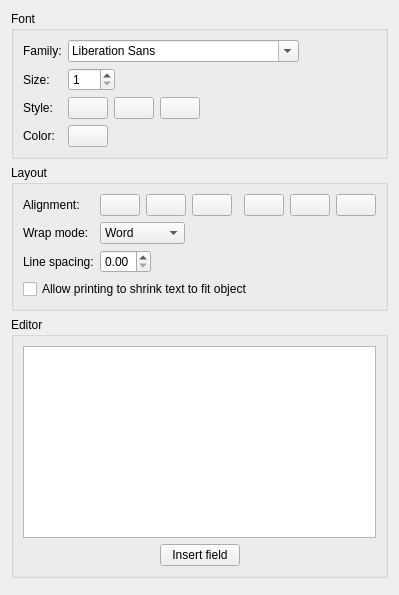
     <widget class="QWidget" name="textPage">
      <attribute name="title">
       <string>Text</string>
      </attribute>
      <layout class="QGridLayout" name="gridLayout_15">
       <item row="1" column="0">
        <widget class="QGroupBox" name="groupBox_2">
         <property name="title">
          <string>Layout</string>
         </property>
         <layout class="QFormLayout" name="formLayout_2">
          <item row="0" column="0">
           <widget class="QLabel" name="label_7">
            <property name="text">
             <string>Alignment:</string>
            </property>
           </widget>
          </item>
          <item row="0" column="1">
           <layout class="QHBoxLayout" name="horizontalLayout_16">
            <property name="spacing">
             <number>6</number>
            </property>
            <item>
             <layout class="QHBoxLayout" name="horizontalLayout_2">
              <property name="rightMargin">
               <number>3</number>
              </property>
              <item>
               <widget class="QPushButton" name="textHAlignLeftToggle">
                <property name="text">
                 <string/>
                </property>
                <property name="icon">
                 <iconset theme="glabels-align-text-left">
                  <normaloff>.</normaloff>.</iconset>
                </property>
                <property name="iconSize">
                 <size>
                  <width>22</width>
                  <height>22</height>
                 </size>
                </property>
                <property name="checkable">
                 <bool>true</bool>
                </property>
                <property name="autoExclusive">
                 <bool>true</bool>
                </property>
                <property name="flat">
                 <bool>false</bool>
                </property>
               </widget>
              </item>
              <item>
               <widget class="QPushButton" name="textHAlignCenterToggle">
                <property name="text">
                 <string/>
                </property>
                <property name="icon">
                 <iconset theme="glabels-align-text-center">
                  <normaloff>.</normaloff>.</iconset>
                </property>
                <property name="iconSize">
                 <size>
                  <width>22</width>
                  <height>22</height>
                 </size>
                </property>
                <property name="checkable">
                 <bool>true</bool>
                </property>
                <property name="autoExclusive">
                 <bool>true</bool>
                </property>
               </widget>
              </item>
              <item>
               <widget class="QPushButton" name="textHAlignRightToggle">
                <property name="text">
                 <string/>
                </property>
                <property name="icon">
                 <iconset theme="glabels-align-text-right">
                  <normaloff>.</normaloff>.</iconset>
                </property>
                <property name="iconSize">
                 <size>
                  <width>22</width>
                  <height>22</height>
                 </size>
                </property>
                <property name="checkable">
                 <bool>true</bool>
                </property>
                <property name="autoExclusive">
                 <bool>true</bool>
                </property>
               </widget>
              </item>
             </layout>
            </item>
            <item>
             <layout class="QHBoxLayout" name="horizontalLayout_3">
              <property name="leftMargin">
               <number>3</number>
              </property>
              <item>
               <widget class="QPushButton" name="textVAlignTopToggle">
                <property name="text">
                 <string/>
                </property>
                <property name="icon">
                 <iconset theme="glabels-valign-text-top">
                  <normaloff>.</normaloff>.</iconset>
                </property>
                <property name="iconSize">
                 <size>
                  <width>22</width>
                  <height>22</height>
                 </size>
                </property>
                <property name="checkable">
                 <bool>true</bool>
                </property>
                <property name="autoExclusive">
                 <bool>true</bool>
                </property>
                <property name="flat">
                 <bool>false</bool>
                </property>
               </widget>
              </item>
              <item>
               <widget class="QPushButton" name="textVAlignMiddleToggle">
                <property name="text">
                 <string/>
                </property>
                <property name="icon">
                 <iconset theme="glabels-valign-text-middle">
                  <normaloff>.</normaloff>.</iconset>
                </property>
                <property name="iconSize">
                 <size>
                  <width>22</width>
                  <height>22</height>
                 </size>
                </property>
                <property name="checkable">
                 <bool>true</bool>
                </property>
                <property name="autoExclusive">
                 <bool>true</bool>
                </property>
               </widget>
              </item>
              <item>
               <widget class="QPushButton" name="textVAlignBottomToggle">
                <property name="text">
                 <string/>
                </property>
                <property name="icon">
                 <iconset theme="glabels-valign-text-bottom">
                  <normaloff>.</normaloff>.</iconset>
                </property>
                <property name="iconSize">
                 <size>
                  <width>22</width>
                  <height>22</height>
                 </size>
                </property>
                <property name="checkable">
                 <bool>true</bool>
                </property>
                <property name="autoExclusive">
                 <bool>true</bool>
                </property>
               </widget>
              </item>
             </layout>
            </item>
           </layout>
          </item>
          <item row="2" column="0">
           <widget class="QLabel" name="label_9">
            <property name="text">
             <string>Line spacing:</string>
            </property>
           </widget>
          </item>
          <item row="2" column="1">
           <layout class="QHBoxLayout" name="horizontalLayout_19">
            <item>
             <widget class="QDoubleSpinBox" name="textLineSpacingSpin">
              <property name="maximum">
               <double>3.000000000000000</double>
              </property>
              <property name="singleStep">
               <double>0.010000000000000</double>
              </property>
             </widget>
            </item>
            <item>
             <spacer name="horizontalSpacer_16">
              <property name="orientation">
               <enum>Qt::Horizontal</enum>
              </property>
              <property name="sizeHint" stdset="0">
               <size>
                <width>40</width>
                <height>20</height>
               </size>
              </property>
             </spacer>
            </item>
           </layout>
          </item>
          <item row="1" column="0">
           <widget class="QLabel" name="label_2">
            <property name="text">
             <string>Wrap mode:</string>
            </property>
           </widget>
          </item>
          <item row="1" column="1">
           <layout class="QHBoxLayout" name="horizontalLayout_25">
            <item>
             <widget class="QComboBox" name="textWrapModeCombo">
              <item>
               <property name="text">
                <string>Word</string>
               </property>
              </item>
              <item>
               <property name="text">
                <string>Anywhere</string>
               </property>
              </item>
              <item>
               <property name="text">
                <string>None</string>
               </property>
              </item>
             </widget>
            </item>
            <item>
             <spacer name="horizontalSpacer_5">
              <property name="orientation">
               <enum>Qt::Horizontal</enum>
              </property>
              <property name="sizeHint" stdset="0">
               <size>
                <width>40</width>
                <height>20</height>
               </size>
              </property>
             </spacer>
            </item>
           </layout>
          </item>
          <item row="3" column="0" colspan="2">
           <widget class="QCheckBox" name="textAutoShrinkCheck">
            <property name="text">
             <string>Allow printing to shrink text to fit object</string>
            </property>
           </widget>
          </item>
         </layout>
        </widget>
       </item>
       <item row="0" column="0">
        <widget class="QGroupBox" name="groupBox">
         <property name="title">
          <string>Font</string>
         </property>
         <property name="flat">
          <bool>false</bool>
         </property>
         <layout class="QGridLayout" name="gridLayout">
          <item row="0" column="0">
           <layout class="QFormLayout" name="formLayout">
            <property name="fieldGrowthPolicy">
             <enum>QFormLayout::AllNonFixedFieldsGrow</enum>
            </property>
            <item row="0" column="0">
             <widget class="QLabel" name="label_3">
              <property name="text">
               <string>Family:</string>
              </property>
             </widget>
            </item>
            <item row="0" column="1">
             <widget class="glabels::FontPicker" name="textFontFamilyCombo"/>
            </item>
            <item row="1" column="0">
             <widget class="QLabel" name="label_4">
              <property name="text">
               <string>Size:</string>
              </property>
             </widget>
            </item>
            <item row="3" column="0">
             <widget class="QLabel" name="label_5">
              <property name="text">
               <string>Style:</string>
              </property>
             </widget>
            </item>
            <item row="3" column="1">
             <layout class="QHBoxLayout" name="horizontalLayout">
              <item>
               <widget class="QPushButton" name="textFontBoldToggle">
                <property name="text">
                 <string/>
                </property>
                <property name="icon">
                 <iconset theme="glabels-format-text-bold">
                  <normaloff>.</normaloff>.</iconset>
                </property>
                <property name="iconSize">
                 <size>
                  <width>22</width>
                  <height>22</height>
                 </size>
                </property>
                <property name="checkable">
                 <bool>true</bool>
                </property>
                <property name="flat">
                 <bool>false</bool>
                </property>
               </widget>
              </item>
              <item>
               <widget class="QPushButton" name="textFontItalicToggle">
                <property name="text">
                 <string/>
                </property>
                <property name="icon">
                 <iconset theme="glabels-format-text-italic">
                  <normaloff>.</normaloff>.</iconset>
                </property>
                <property name="iconSize">
                 <size>
                  <width>22</width>
                  <height>22</height>
                 </size>
                </property>
                <property name="checkable">
                 <bool>true</bool>
                </property>
               </widget>
              </item>
              <item>
               <widget class="QPushButton" name="textFontUnderlineToggle">
                <property name="text">
                 <string/>
                </property>
                <property name="icon">
                 <iconset theme="glabels-format-text-underline">
                  <normaloff>.</normaloff>.</iconset>
                </property>
                <property name="iconSize">
                 <size>
                  <width>22</width>
                  <height>22</height>
                 </size>
                </property>
                <property name="checkable">
                 <bool>true</bool>
                </property>
               </widget>
              </item>
              <item>
               <spacer name="horizontalSpacer_20">
                <property name="orientation">
                 <enum>Qt::Horizontal</enum>
                </property>
                <property name="sizeHint" stdset="0">
                 <size>
                  <width>40</width>
                  <height>20</height>
                 </size>
                </property>
               </spacer>
              </item>
             </layout>
            </item>
            <item row="4" column="0">
             <widget class="QLabel" name="label_6">
              <property name="text">
               <string>Color:</string>
              </property>
             </widget>
            </item>
            <item row="1" column="1">
             <layout class="QHBoxLayout" name="horizontalLayout_18">
              <item>
               <widget class="QDoubleSpinBox" name="textFontSizeSpin">
                <property name="decimals">
                 <number>0</number>
                </property>
                <property name="minimum">
                 <double>1.000000000000000</double>
                </property>
                <property name="singleStep">
                 <double>1.000000000000000</double>
                </property>
               </widget>
              </item>
              <item>
               <spacer name="horizontalSpacer_15">
                <property name="orientation">
                 <enum>Qt::Horizontal</enum>
                </property>
                <property name="sizeHint" stdset="0">
                 <size>
                  <width>40</width>
                  <height>20</height>
                 </size>
                </property>
               </spacer>
              </item>
             </layout>
            </item>
            <item row="4" column="1">
             <layout class="QHBoxLayout" name="horizontalLayout_23">
              <item>
               <widget class="glabels::ColorButton" name="textColorButton">
                <property name="text">
                 <string/>
                </property>
               </widget>
              </item>
              <item>
               <spacer name="horizontalSpacer_19">
                <property name="orientation">
                 <enum>Qt::Horizontal</enum>
                </property>
                <property name="sizeHint" stdset="0">
                 <size>
                  <width>40</width>
                  <height>20</height>
                 </size>
                </property>
               </spacer>
              </item>
             </layout>
            </item>
           </layout>
          </item>
          <item row="0" column="1">
           <spacer name="horizontalSpacer_4">
            <property name="orientation">
             <enum>Qt::Horizontal</enum>
            </property>
            <property name="sizeHint" stdset="0">
             <size>
              <width>40</width>
              <height>20</height>
             </size>
            </property>
           </spacer>
          </item>
         </layout>
        </widget>
       </item>
       <item row="3" column="0">
        <spacer name="verticalSpacer_5">
         <property name="orientation">
          <enum>Qt::Vertical</enum>
         </property>
         <property name="sizeHint" stdset="0">
          <size>
           <width>20</width>
           <height>6</height>
          </size>
         </property>
        </spacer>
       </item>
       <item row="2" column="0">
        <widget class="QGroupBox" name="groupBox_3">
         <property name="title">
          <string>Editor</string>
         </property>
         <layout class="QGridLayout" name="gridLayout_4">
          <item row="0" column="0">
           <layout class="QGridLayout" name="gridLayout_3">
            <item row="0" column="0">
             <widget class="QTextEdit" name="textEdit"/>
            </item>
            <item row="1" column="0">
             <layout class="QHBoxLayout" name="horizontalLayout_4">
              <item>
               <spacer name="horizontalSpacer">
                <property name="orientation">
                 <enum>Qt::Horizontal</enum>
                </property>
                <property name="sizeHint" stdset="0">
                 <size>
                  <width>40</width>
                  <height>20</height>
                 </size>
                </property>
               </spacer>
              </item>
              <item>
               <widget class="glabels::FieldButton" name="textInsertFieldButton">
                <property name="text">
                 <string notr="true">Insert field</string>
                </property>
               </widget>
              </item>
              <item>
               <spacer name="horizontalSpacer_2">
                <property name="orientation">
                 <enum>Qt::Horizontal</enum>
                </property>
                <property name="sizeHint" stdset="0">
                 <size>
                  <width>40</width>
                  <height>20</height>
                 </size>
                </property>
               </spacer>
              </item>
             </layout>
            </item>
           </layout>
          </item>
         </layout>
        </widget>
       </item>
      </layout>
     </widget>
